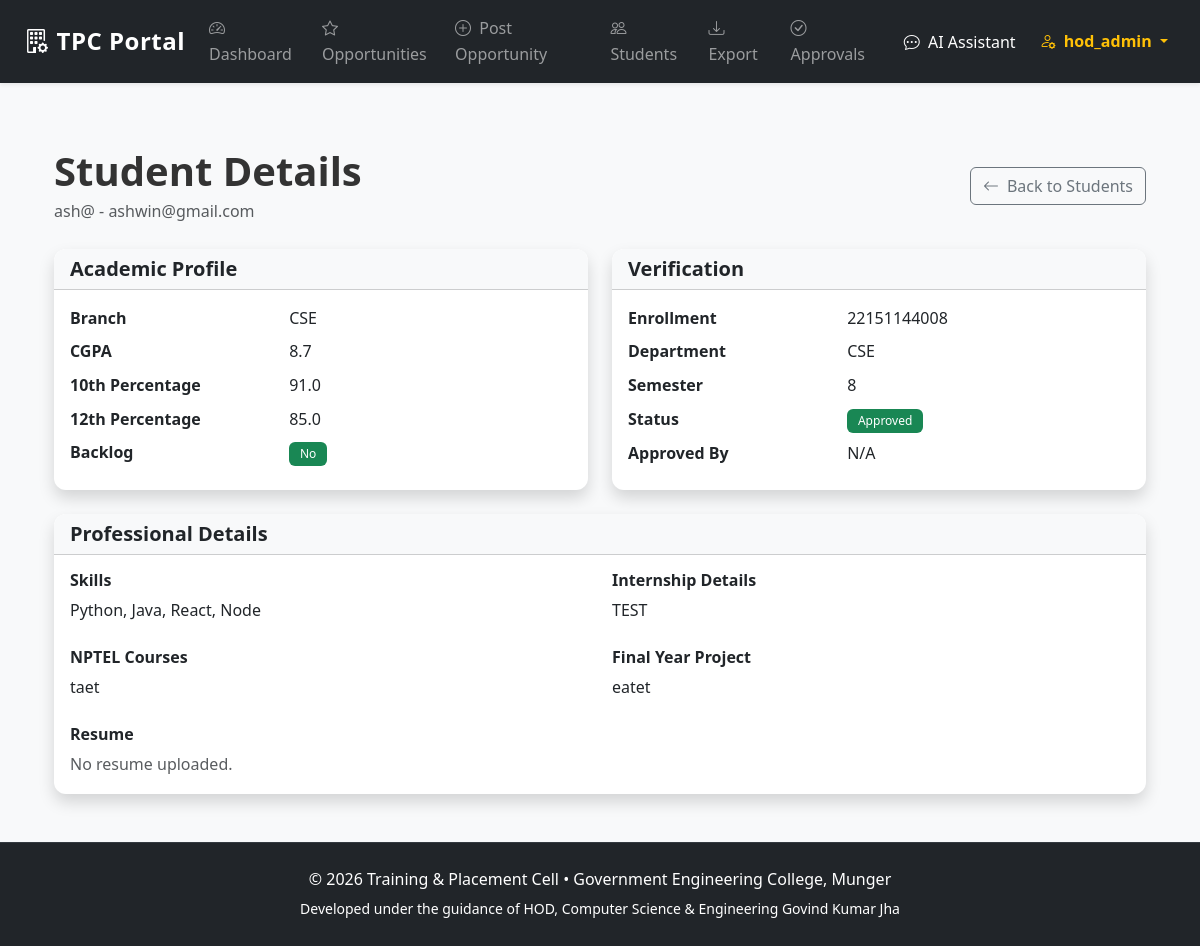
Page /admin/student_detail/3 (signed in) on the committed database.
### app/models.py (models this page shows, shortened)
class User(db.Model):
    __tablename__ = 'users'
    id = db.Column(db.Integer, primary_key=True)
    username = db.Column(db.String(50), unique=True, nullable=False, index=True)
    full_name = db.Column(db.String(100))
    email = db.Column(db.String(120), unique=True, nullable=False, index=True)
    password = db.Column(db.String(255), nullable=False)  # hashed
    role = db.Column(db.String(20), nullable=False)  # Student, HOD, Principal, Corporate, TPO, Admin
    is_active = db.Column(db.Boolean, default=True, nullable=False)
    created_at = db.Column(db.DateTime, default=datetime.utcnow)
    updated_at = db.Column(db.DateTime, default=datetime.utcnow, onupdate=datetime.utcnow)
    student_profile = db.relationship('StudentProfile', back_populates='user', uselist=False, cascade='all, delete-orphan')
    applications = db.relationship('Application', back_populates='student', lazy='dynamic')
    student_verification = db.relationship('StudentVerification', back_populates='user', uselist=False, cascade='all, delete-orphan', foreign_keys='StudentVerification.user_id')
    corporate_profile = db.relationship('CorporateProfile', back_populates='user', uselist=False, cascade='all, delete-orphan', foreign_keys='CorporateProfile.user_id')
    corporate_access_tokens = db.relationship('CorporateAccessToken', back_populates='created_by', lazy='dynamic')

class StudentProfile(db.Model):
    __tablename__ = 'student_profiles'
    id = db.Column(db.Integer, primary_key=True)
    user_id = db.Column(db.Integer, db.ForeignKey('users.id'), unique=True, nullable=False)
    tenth_percentage = db.Column(db.Float, nullable=False)
    twelfth_percentage = db.Column(db.Float, nullable=False)
    cgpa = db.Column(db.Float, nullable=False)
    branch = db.Column(db.String(50), nullable=False)          # e.g. CSE, ECE, MECH
    skills = db.Column(db.Text)                                # comma separated or JSON
    has_backlog = db.Column(db.Boolean, default=False, nullable=False)
    resume_link = db.Column(db.String(255))                    # URL or path to uploaded file
    internship_details = db.Column(db.Text)                    # Internship experience details
    nptel = db.Column(db.Text)                                 # NPTEL courses completed
    final_year_project = db.Column(db.Text)                    # FYP details and description
    updated_at = db.Column(db.DateTime, default=datetime.utcnow, onupdate=datetime.utcnow)
    user = db.relationship('User', back_populates='student_profile')

class StudentVerification(db.Model):
    __tablename__ = 'student_verifications'
    id = db.Column(db.Integer, primary_key=True)
    user_id = db.Column(db.Integer, db.ForeignKey('users.id'), unique=True, nullable=False)
    enrollment_number = db.Column(db.String(50), unique=True, nullable=False, index=True)
    semester = db.Column(db.Integer)  # 1-8
    department = db.Column(db.String(50))  # CSE, ECE, MECH, etc.
    is_approved = db.Column(db.Boolean, default=False, nullable=False)
    approved_by_id = db.Column(db.Integer, db.ForeignKey('users.id'))  # HOD/Admin who approved
    approved_at = db.Column(db.DateTime)
    created_at = db.Column(db.DateTime, default=datetime.utcnow)
    updated_at = db.Column(db.DateTime, default=datetime.utcnow, onupdate=datetime.utcnow)
    user = db.relationship('User', back_populates='student_verification', foreign_keys=[user_id])

### app/admin/routes.py (the view)
@bp.route('/student_detail/<int:user_id>')
@admin_required
def student_detail(user_id):
    user = User.query.get_or_404(user_id)
    if user.role != 'Student':
        flash('User is not a student.', 'danger')
        return redirect(url_for('admin.show_students'))
    profile = StudentProfile.query.filter_by(user_id=user_id).first_or_404()
    verification = StudentVerification.query.filter_by(user_id=user_id).first()
    return render_template('admin/student_detail.html', user=user, profile=profile, verification=verification)

### templates/admin/student_detail.html (shortened to what this page needs)
{% extends "base.html" %}
{% block content %}
<div class="container py-4">
    <div class="d-flex justify-content-between align-items-center mb-4">
        <div>
            <h1 class="mb-1">Student Details</h1>
            <p class="text-muted mb-0">{{ user.username }} - {{ user.email }}</p>
        </div>
        <a href="{{ url_for('admin.view_students') }}" class="btn btn-outline-secondary">
            <i class="bi bi-arrow-left me-2"></i>Back to Students
        </a>
    </div>
    <div class="row g-4">
        <div class="col-lg-6">
            <div class="card shadow border-0 h-100">
                <div class="card-header bg-light">
                    <h5 class="mb-0">Academic Profile</h5>
                </div>
                <div class="card-body">
                    <dl class="row mb-0">
                        <dt class="col-sm-5">Branch</dt>
                        <dd class="col-sm-7">{{ profile.branch or 'N/A' }}</dd>
                        <dt class="col-sm-5">CGPA</dt>
                        <dd class="col-sm-7">{{ profile.cgpa | round(2) if profile.cgpa is not none else 'N/A' }}</dd>
                        <dt class="col-sm-5">10th Percentage</dt>
                        <dd class="col-sm-7">{{ profile.tenth_percentage | round(2) if profile.tenth_percentage is not none else 'N/A' }}</dd>
                        <dt class="col-sm-5">12th Percentage</dt>
                        <dd class="col-sm-7">{{ profile.twelfth_percentage | round(2) if profile.twelfth_percentage is not none else 'N/A' }}</dd>
                        <dt class="col-sm-5">Backlog</dt>
                        <dd class="col-sm-7">
                            {% if profile.has_backlog %}
                                <span class="badge bg-danger">Yes</span>
                            {% else %}
                                <span class="badge bg-success">No</span>
                            {% endif %}
                        </dd>
                    </dl>
                </div>
            </div>
        </div>
        <div class="col-lg-6">
            <div class="card shadow border-0 h-100">
                <div class="card-header bg-light">
                    <h5 class="mb-0">Verification</h5>
                </div>
                <div class="card-body">
                    {% if verification %}
                    <dl class="row mb-0">
                        <dt class="col-sm-5">Enrollment</dt>
                        <dd class="col-sm-7">{{ verification.enrollment_number }}</dd>
                        <dt class="col-sm-5">Department</dt>
                        <dd class="col-sm-7">{{ verification.department or 'N/A' }}</dd>
                        <dt class="col-sm-5">Semester</dt>
                        <dd class="col-sm-7">{{ verification.semester or 'N/A' }}</dd>
                        <dt class="col-sm-5">Status</dt>
                        <dd class="col-sm-7">
                            {% if verification.is_approved %}
                                <span class="badge bg-success">Approved</span>
                            {% else %}
                                <span class="badge bg-warning text-dark">Pending</span>
                            {% endif %}
                        </dd>
                        <dt class="col-sm-5">Approved By</dt>
                        <dd class="col-sm-7">{{ verification.approved_by.username if verification.approved_by else 'N/A' }}</dd>
                    </dl>
                    {% else %}
                    <p class="text-muted mb-0">No verification record found.</p>
                    {% endif %}
                </div>
            </div>
        </div>
        <div class="col-12">
            <div class="card shadow border-0">
                <div class="card-header bg-light">
                    <h5 class="mb-0">Professional Details</h5>
                </div>
                <div class="card-body">
                    <div class="row g-4">
                        <div class="col-md-6">
                            <h6>Skills</h6>
                            <p class="mb-0">{{ profile.skills or 'Not specified' }}</p>
                        </div>
                        <div class="col-md-6">
                            <h6>Internship Details</h6>
                            <p class="mb-0">{{ profile.internship_details or 'Not specified' }}</p>
                        </div>
                        <div class="col-md-6">
                            <h6>NPTEL Courses</h6>
                            <p class="mb-0">{{ profile.nptel or 'Not specified' }}</p>
                        </div>
                        <div class="col-md-6">
                            <h6>Final Year Project</h6>
                            <p class="mb-0">{{ profile.final_year_project or 'Not specified' }}</p>
                        </div>
                        <div class="col-12">
                            <h6>Resume</h6>
                            {% if profile.resume_link %}
                                <a href="{{ profile.resume_link }}" target="_blank" class="btn btn-outline-primary">
                                    <i class="bi bi-file-earmark-arrow-down me-2"></i>View Resume
                                </a>
                            {% else %}
                                <p class="text-muted mb-0">No resume uploaded.</p>
                            {% endif %}
                        </div>
                    </div>
                </div>
            </div>
        </div>
    </div>
</div>
{% endblock %}

### templates/base.html (shortened to what this page needs)
<!DOCTYPE html>
<html lang="en">
<head>
    <link href="https://cdn.jsdelivr.net/npm/bootstrap@5.3.3/dist/css/bootstrap.min.css"
          rel="stylesheet"
>
    <link rel="stylesheet" href="https://cdn.jsdelivr.net/npm/bootstrap-icons@1.11.3/font/bootstrap-icons.min.css">
    <link rel="stylesheet" href="{{ url_for('static', filename='css/styles.css') }}">
</head>
<body class="bg-light">
    <nav class="navbar navbar-expand-lg navbar-dark bg-dark shadow-sm">
        <div class="container-fluid px-4">
            <a class="navbar-brand fw-bold fs-4" href="{{ url_for('main.index') }}">
                <i class="bi bi-building-gear me-2"></i>TPC Portal
            </a>
            <div class="collapse navbar-collapse" id="navbarNav">
                <ul class="navbar-nav ms-auto align-items-center">
                    {% if 'user_id' in session %}
                        {% if session.role in ['Admin', 'TPO', 'HOD'] %}
                            <li class="nav-item">
                                <a class="nav-link" href="{{ url_for('admin.dashboard') }}">
                                    <i class="bi bi-speedometer2 me-1"></i> Dashboard
                                </a>
                            </li>
                            <li class="nav-item">
                                <a class="nav-link" href="{{ url_for('admin.opportunities') }}">
                                    <i class="bi bi-star me-1"></i> Opportunities
                                </a>
                            </li>
                            <li class="nav-item">
                                <a class="nav-link" href="{{ url_for('admin.new_opportunity') }}">
                                    <i class="bi bi-plus-circle me-1"></i> Post Opportunity
                                </a>
                            </li>
                            <li class="nav-item">
                                <a class="nav-link" href="{{ url_for('admin.view_students') }}">
                                    <i class="bi bi-people me-1"></i> Students
                                </a>
                            </li>
                            <li class="nav-item">
                                <a class="nav-link" href="{{ url_for('admin.export_students') }}">
                                    <i class="bi bi-download me-1"></i> Export
                                </a>
                            </li>
                            {% if session.role == 'TPO' %}
                                <li class="nav-item">
                                    <a class="nav-link" href="{{ url_for('tpo.approve_students') }}">
                                        <i class="bi bi-check-circle me-1"></i> Approvals
                                    </a>
                                </li>
                            {% elif session.role == 'HOD' %}
                                <li class="nav-item">
                                    <a class="nav-link" href="{{ url_for('hod.approve_students') }}">
                                        <i class="bi bi-check-circle me-1"></i> Approvals
                                    </a>
                                </li>
                            {% endif %}
                        {% elif session.role == 'Principal' %}
                            <li class="nav-item">
                                <a class="nav-link" href="{{ url_for('principal.dashboard') }}">
                                    <i class="bi bi-speedometer2 me-1"></i> Dashboard
                                </a>
                            </li>
                        {% endif %}
                        <li class="nav-item ms-2">
                            <a class="nav-link btn btn-sm btn-info text-white" href="{{ url_for('chatbot.chatbot_page') }}">
                                <i class="bi bi-chat-dots me-1"></i> AI Assistant
                            </a>
                        </li>
                        <li class="nav-item dropdown ms-2">
                            <a class="nav-link dropdown-toggle text-warning fw-semibold" href="#" id="userDropdown" role="button" data-bs-toggle="dropdown" aria-expanded="false">
                                <i class="bi bi-person-gear me-1"></i> {{ session.username if 'username' in session else 'Account' }}
                            </a>
                        </li>
                    {% endif %}
                </ul>
            </div>
        </div>
    </nav>
    <main class="container py-4 fade-in-content">
        {% block content %}{% endblock %}
    </main>
    <footer class="bg-dark text-white text-center py-4 mt-auto">
        <div class="container">
            <p class="mb-1">
                © {{ current_year }} Training & Placement Cell •
                <a href="#" class="text-white text-decoration-none">Government Engineering College, Munger</a>
            </p>
            <small> Developed under the guidance of HOD, Computer Science & Engineering Govind Kumar Jha </small>
        </div>
    </footer>
</body>
</html>

### static/css/styles.css (style rules this page uses)
:root { --primary: #0d6efd; --primary-dark: #0b5ed7; --success: #198754; --warning: #ffc107; --danger: #dc3545; --info: #0dcaf0; --light-bg: #f8f9fa; --dark-bg: #212529; }
body { font-family: 'Segoe UI', system-ui, -apple-system, sans-serif; background-color: var(--light-bg); color: #333; line-height: 1.6; }
h1, h2, h3, h4, h5, h6 { font-weight: 600; }
main { min-height: calc(100vh - 180px); }
.navbar-dark .navbar-brand { font-weight: 700; letter-spacing: 0.5px; }
.nav-link { transition: color 0.2s ease; }
.card { border-radius: 12px; overflow: hidden; }
.shadow-sm { box-shadow: 0 0.125rem 0.25rem rgba(0, 0, 0, 0.075) !important; }
.btn { font-weight: 500; transition: all 0.15s ease; white-space: nowrap; }
.badge { font-weight: 500; padding: 0.5em 0.9em; }
footer { border-top: 1px solid #343a40; }
.fade-in-content { opacity: 0; animation: fadeInContent 0.4s ease-out 0.1s forwards; }
.card { transition: all 0.3s ease; }
.btn { transition: all 0.2s ease; }

### rows in the picture
User: username "hod_admin"
User: username "ash@", email "ashwin@gmail.com"
StudentProfile: branch "CSE", cgpa "8.7", tenth_percentage "91.0", twelfth_percentage "85.0", skills "Python, Java, React, Node", internship_details "TEST", nptel "taet", final_year_project "eatet"
StudentVerification: enrollment_number "22151144008", department "CSE", semester "8"
